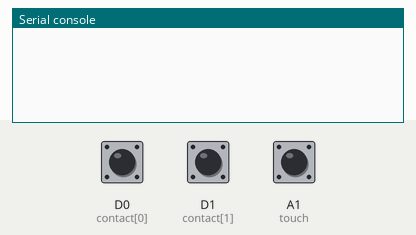
Bench run of a program on a simulated CircuitPython board. Shown: the last lines printed to the serial console. The inputs (shaded band) are chosen by the test bench; at power-on: D0 (contact[0]) HIGH, A1 (touch) LOW, D1 (contact[1]) HIGH. Touch pads read as touched when driven HIGH.

Above: at 1.2 s.
1.3 s: D0 (contact[0]) pulled LOW for 0.15 s
At 2.5 s:
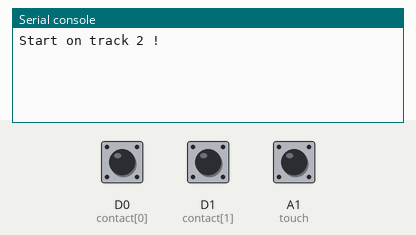
2.9 s: D0 (contact[0]) pulled LOW for 1 s
At 3.9 s:
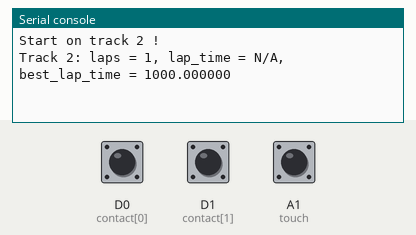
5.4 s: A1 (touch) pulled HIGH for 3.2 s
At 8.3 s:
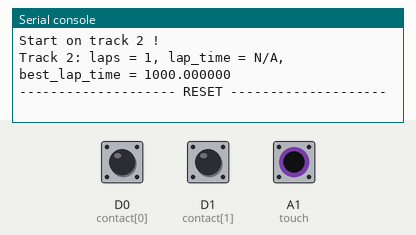
10.1 s: D1 (contact[1]) pulled LOW for 0.15 s
At 10.9 s:
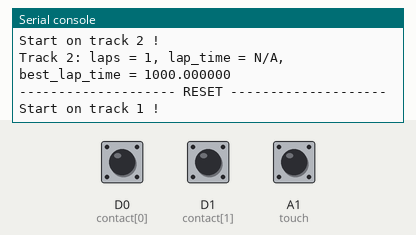
11.7 s: D1 (contact[1]) pulled LOW for 1 s
At 13.2 s:
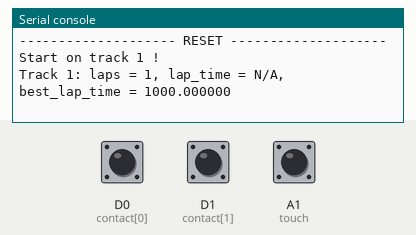

Measured:
- after the input at 1.3 s, the serial console: prints a new line at once (image 1)
- after the input at 2.9 s, the serial console: prints a new line at once (image 2)
- after the input at 5.4 s, the serial console: prints a new line after 2.1 s (image 3)
- after the input at 10.1 s, the serial console: prints a new line at once (image 4)
- after the input at 11.7 s, the serial console: prints a new line at once (image 5)

The program:

code.py
```python
# Gemma IO demo
# Welcome to CircuitPython 2.2.4 :)

from digitalio import DigitalInOut, Direction, Pull
import touchio
import board
import time
import sys

######################### MAIN LOOP ##############################

touch = touchio.TouchIn(board.A1)
contact = [DigitalInOut(board.D0), DigitalInOut(board.D1)]
contact[0].direction = Direction.INPUT
contact[1].direction = Direction.INPUT
contact[0].pull = Pull.UP
contact[1].pull = Pull.UP

laps = [0, 0]
best_lap_time = [1000,1000]
last_contact_time = [0.0, 0.0]
contact_pressed = [False, False]

first = [True, True]

touch_count = 10000

while True:
    time.sleep(0.01)

    if touch.value:
        touch_count += 1

        if touch_count == 200:
            print("-------------------- RESET --------------------")
            laps = [0, 0]
            last_contact_time = [0.0, 0.0]
            contact_pressed = [False, False]
            first = [True, True]
            last_touch_time = 0.0
            best_lap_time = [1000.0, 1000.0]

    else:
        touch_count = 0

    for i in (0, 1):
        if not contact[i].value and not contact_pressed[i]:
            last_contact_time[i] = time.monotonic()
            contact_pressed[i] = True
            track_num = 1 if i == 1 else 2

            if first[i]:
                first[i] = False
                print("Start on track %d !" % (track_num,))
                continue

            lap_time = time.monotonic() - last_contact_time[i]
            last_contact_time[i] = time.monotonic()
            contact_pressed[i] = True
            laps[i] += 1
            track_num = 1 if i == 1 else 2

            if lap_time < 2:
                lap_time = "N/A"
            elif lap_time < best_lap_time[i]:
                best_lap_time[i] = lap_time

            print("Track %s: laps = %d, lap_time = %s, best_lap_time = %f" % (track_num, laps[i], lap_time, best_lap_time[i]))
        if contact[i].value and contact_pressed[i]:
            contact_pressed[i] = False
```
